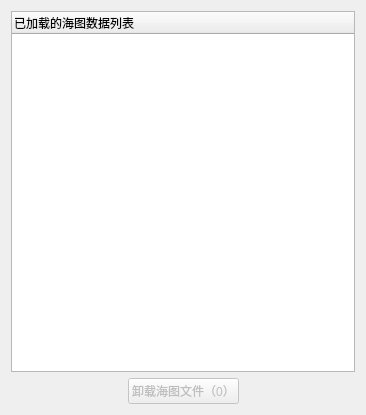
<?xml version="1.0" encoding="UTF-8"?>
<ui version="4.0">
 <class>XHTManagerWnd</class>
 <widget class="QDialog" name="XHTManagerWnd">
  <property name="geometry">
   <rect>
    <x>0</x>
    <y>0</y>
    <width>366</width>
    <height>415</height>
   </rect>
  </property>
  <property name="windowTitle">
   <string>海图数据管理</string>
  </property>
  <layout class="QVBoxLayout" name="verticalLayout">
   <item>
    <widget class="QTreeWidget" name="pTreeData">
     <attribute name="headerVisible">
      <bool>true</bool>
     </attribute>
     <column>
      <property name="text">
       <string>已加载的海图数据列表</string>
      </property>
     </column>
    </widget>
   </item>
   <item>
    <layout class="QHBoxLayout" name="horizontalLayout">
     <item>
      <spacer name="horizontalSpacer">
       <property name="orientation">
        <enum>Qt::Horizontal</enum>
       </property>
       <property name="sizeHint" stdset="0">
        <size>
         <width>40</width>
         <height>20</height>
        </size>
       </property>
      </spacer>
     </item>
     <item>
      <widget class="QPushButton" name="pBtnUpload">
       <property name="enabled">
        <bool>false</bool>
       </property>
       <property name="minimumSize">
        <size>
         <width>0</width>
         <height>25</height>
        </size>
       </property>
       <property name="text">
        <string>卸载海图文件（0）</string>
       </property>
      </widget>
     </item>
     <item>
      <spacer name="horizontalSpacer_2">
       <property name="orientation">
        <enum>Qt::Horizontal</enum>
       </property>
       <property name="sizeHint" stdset="0">
        <size>
         <width>40</width>
         <height>20</height>
        </size>
       </property>
      </spacer>
     </item>
    </layout>
   </item>
  </layout>
 </widget>
 <layoutdefault spacing="6" margin="11"/>
 <resources/>
 <connections/>
</ui>
